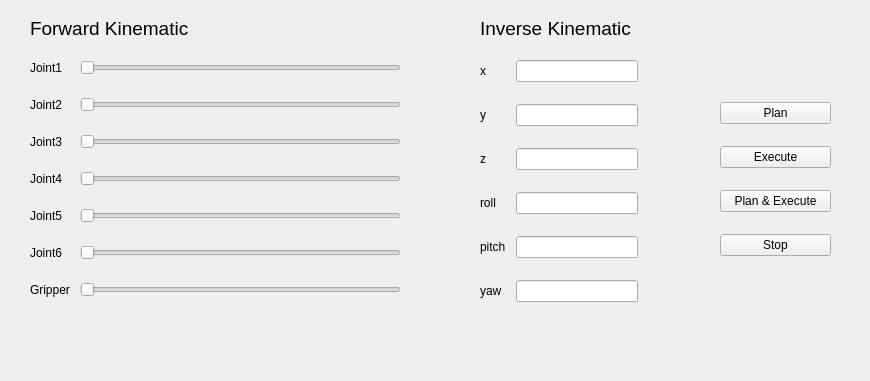
<?xml version="1.0" encoding="UTF-8"?>
<ui version="4.0">
 <class>MainWindow</class>
 <widget class="QMainWindow" name="MainWindow">
  <property name="geometry">
   <rect>
    <x>0</x>
    <y>0</y>
    <width>870</width>
    <height>381</height>
   </rect>
  </property>
  <property name="windowTitle">
   <string>MainWindow</string>
  </property>
  <widget class="QWidget" name="centralwidget">
   <widget class="QLabel" name="label_8">
    <property name="geometry">
     <rect>
      <x>30</x>
      <y>20</y>
      <width>171</width>
      <height>17</height>
     </rect>
    </property>
    <property name="font">
     <font>
      <pointsize>14</pointsize>
     </font>
    </property>
    <property name="text">
     <string>Forward Kinematic</string>
    </property>
   </widget>
   <widget class="QLabel" name="label_9">
    <property name="geometry">
     <rect>
      <x>480</x>
      <y>20</y>
      <width>171</width>
      <height>17</height>
     </rect>
    </property>
    <property name="font">
     <font>
      <pointsize>14</pointsize>
     </font>
    </property>
    <property name="text">
     <string>Inverse Kinematic</string>
    </property>
   </widget>
   <widget class="QWidget" name="layoutWidget">
    <property name="geometry">
     <rect>
      <x>30</x>
      <y>60</y>
      <width>371</width>
      <height>271</height>
     </rect>
    </property>
    <layout class="QFormLayout" name="formLayout">
     <property name="horizontalSpacing">
      <number>10</number>
     </property>
     <property name="verticalSpacing">
      <number>22</number>
     </property>
     <item row="0" column="0">
      <widget class="QLabel" name="label">
       <property name="text">
        <string>Joint1</string>
       </property>
      </widget>
     </item>
     <item row="0" column="1">
      <widget class="QSlider" name="jointSlider_1">
       <property name="orientation">
        <enum>Qt::Horizontal</enum>
       </property>
      </widget>
     </item>
     <item row="1" column="0">
      <widget class="QLabel" name="label_2">
       <property name="text">
        <string>Joint2</string>
       </property>
      </widget>
     </item>
     <item row="1" column="1">
      <widget class="QSlider" name="jointSlider_2">
       <property name="orientation">
        <enum>Qt::Horizontal</enum>
       </property>
      </widget>
     </item>
     <item row="2" column="0">
      <widget class="QLabel" name="label_3">
       <property name="text">
        <string>Joint3</string>
       </property>
      </widget>
     </item>
     <item row="2" column="1">
      <widget class="QSlider" name="jointSlider_3">
       <property name="orientation">
        <enum>Qt::Horizontal</enum>
       </property>
      </widget>
     </item>
     <item row="3" column="0">
      <widget class="QLabel" name="label_4">
       <property name="text">
        <string>Joint4</string>
       </property>
      </widget>
     </item>
     <item row="3" column="1">
      <widget class="QSlider" name="jointSlider_4">
       <property name="orientation">
        <enum>Qt::Horizontal</enum>
       </property>
      </widget>
     </item>
     <item row="4" column="0">
      <widget class="QLabel" name="label_5">
       <property name="text">
        <string>Joint5</string>
       </property>
      </widget>
     </item>
     <item row="4" column="1">
      <widget class="QSlider" name="jointSlider_5">
       <property name="orientation">
        <enum>Qt::Horizontal</enum>
       </property>
      </widget>
     </item>
     <item row="5" column="0">
      <widget class="QLabel" name="label_6">
       <property name="text">
        <string>Joint6</string>
       </property>
      </widget>
     </item>
     <item row="5" column="1">
      <widget class="QSlider" name="jointSlider_6">
       <property name="orientation">
        <enum>Qt::Horizontal</enum>
       </property>
      </widget>
     </item>
     <item row="6" column="0">
      <widget class="QLabel" name="label_7">
       <property name="text">
        <string>Gripper</string>
       </property>
      </widget>
     </item>
     <item row="6" column="1">
      <widget class="QSlider" name="gripperSlider">
       <property name="orientation">
        <enum>Qt::Horizontal</enum>
       </property>
      </widget>
     </item>
    </layout>
   </widget>
   <widget class="QWidget" name="layoutWidget">
    <property name="geometry">
     <rect>
      <x>480</x>
      <y>60</y>
      <width>158</width>
      <height>271</height>
     </rect>
    </property>
    <layout class="QFormLayout" name="formLayout_2">
     <property name="horizontalSpacing">
      <number>10</number>
     </property>
     <property name="verticalSpacing">
      <number>22</number>
     </property>
     <item row="0" column="0">
      <widget class="QLabel" name="label_10">
       <property name="text">
        <string>x</string>
       </property>
      </widget>
     </item>
     <item row="0" column="1">
      <widget class="QLineEdit" name="xEdit"/>
     </item>
     <item row="1" column="0">
      <widget class="QLabel" name="label_11">
       <property name="text">
        <string>y</string>
       </property>
      </widget>
     </item>
     <item row="1" column="1">
      <widget class="QLineEdit" name="yEdit"/>
     </item>
     <item row="2" column="0">
      <widget class="QLabel" name="label_12">
       <property name="text">
        <string>z</string>
       </property>
      </widget>
     </item>
     <item row="2" column="1">
      <widget class="QLineEdit" name="zEdit"/>
     </item>
     <item row="3" column="0">
      <widget class="QLabel" name="label_13">
       <property name="text">
        <string>roll</string>
       </property>
      </widget>
     </item>
     <item row="3" column="1">
      <widget class="QLineEdit" name="rollEdit"/>
     </item>
     <item row="4" column="0">
      <widget class="QLabel" name="label_14">
       <property name="text">
        <string>pitch</string>
       </property>
      </widget>
     </item>
     <item row="4" column="1">
      <widget class="QLineEdit" name="pitchEdit"/>
     </item>
     <item row="5" column="0">
      <widget class="QLabel" name="label_15">
       <property name="text">
        <string>yaw</string>
       </property>
      </widget>
     </item>
     <item row="5" column="1">
      <widget class="QLineEdit" name="yawEdit"/>
     </item>
    </layout>
   </widget>
   <widget class="QWidget" name="layoutWidget">
    <property name="geometry">
     <rect>
      <x>720</x>
      <y>100</y>
      <width>111</width>
      <height>162</height>
     </rect>
    </property>
    <layout class="QVBoxLayout" name="verticalLayout">
     <property name="spacing">
      <number>20</number>
     </property>
     <item>
      <widget class="QPushButton" name="planButton">
       <property name="text">
        <string>Plan</string>
       </property>
      </widget>
     </item>
     <item>
      <widget class="QPushButton" name="executeButton">
       <property name="text">
        <string>Execute</string>
       </property>
      </widget>
     </item>
     <item>
      <widget class="QPushButton" name="planexeButton">
       <property name="text">
        <string>Plan &amp;&amp; Execute</string>
       </property>
      </widget>
     </item>
     <item>
      <widget class="QPushButton" name="stopexeButton">
       <property name="text">
        <string>Stop</string>
       </property>
      </widget>
     </item>
    </layout>
   </widget>
  </widget>
  <widget class="QMenuBar" name="menubar">
   <property name="geometry">
    <rect>
     <x>0</x>
     <y>0</y>
     <width>870</width>
     <height>22</height>
    </rect>
   </property>
  </widget>
 </widget>
 <resources>
  <include location="../../../../colab-gsoc2020-Yijia_Wu/template/resources/resources.qrc"/>
 </resources>
 <connections/>
</ui>
